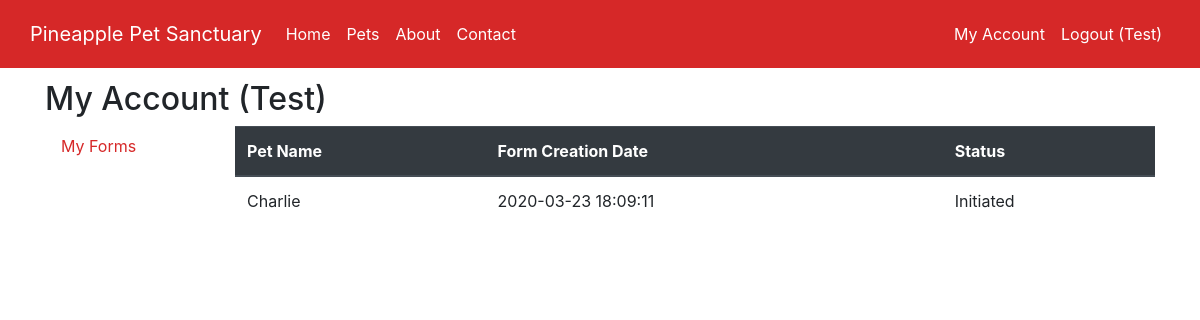
Page /dashboard.php (signed in) on the committed database.
### tables this page shows
CREATE TABLE IF NOT EXISTS form(
  form_id INT(64) PRIMARY KEY AUTO_INCREMENT,
  user_id INT(64) NOT NULL,
  pet_id INT(64) NOT NULL,
  form_status VARCHAR(64) DEFAULT "Initiated",
  form_created DATETIME NOT NULL,
  CONSTRAINT FK_form_user_id FOREIGN KEY (user_id) REFERENCES user(user_id),
  CONSTRAINT FK_form_pet_id FOREIGN KEY (pet_id) REFERENCES pet(pet_id),
  CONSTRAINT check_form_status CHECK(
    form_status IN ("Initiated", "Approved", "Rejected", "Finalised")
  )
);

CREATE TABLE IF NOT EXISTS pet(
  pet_id INT(64) PRIMARY KEY AUTO_INCREMENT,
  pet_type_id INT(64) NOT NULL,
  pet_breed_id INT(64) NOT NULL,
  pet_name VARCHAR(20) NOT NULL,
  pet_age INT(2) NOT NULL,
  pet_gender INT(1) NOT NULL,
  pet_image VARCHAR(100) NOT NULL,
  pet_description TEXT(1000),
  pet_active BOOLEAN DEFAULT true,
  CONSTRAINT FK_pet_pet_type_id FOREIGN KEY (pet_type_id) REFERENCES pet_type(pet_type_id),
  CONSTRAINT FK_pet_pet_breed_id FOREIGN KEY (pet_breed_id) REFERENCES pet_breed(pet_breed_id),
  CONSTRAINT check_pet_gender CHECK(pet_gender IN (0, 1))
);

### dashboard.php (the view, shortened to what this page needs)
<?php
require_once('includes/connect.php');
include('includes/header.php');
function getForms($pdo){
  $user_id = $_SESSION['user_id'];
  $sql = 'SELECT form.form_id, form.form_created, form.form_status, pet.pet_name
          FROM form
          INNER JOIN pet ON form.pet_id = pet.pet_id
          WHERE user_id = ?';
  $stmt = $pdo->prepare($sql);
  $stmt->execute([$user_id]);
  $forms = $stmt->fetchAll();
  if($forms){
    ?>
<table class="table">
  <thead class="thead-dark">
    <tr>
      <th>Pet Name</th>
      <th>Form Creation Date</th>
      <th>Status</th>
    </tr>
  </thead>
  <tbody>
    <?php
    foreach($forms as $form){
      echo "<tr>";
      echo "<td>". $form->pet_name ."</td>";
      echo "<td>". $form->form_created ."</td>";
      echo "<td>". $form->form_status ."</td>";
      echo "</tr>";
    }
    echo "</tbody>";
    echo "</table>";
  } else{
    echo '<h3>No adoption forms</h3>';
  }
}
?>
    <div class="container" id="main">
      <h2>My Account (<?php echo $_SESSION['first_name'] ?>)</h2>
      <div class="row">
        <ul class="col-md-2 nav flex-column nav-pills">
          <li class="nav-item">
            <a class="nav-link" href="dashboard.php?view=forms">My Forms</a>
          </li>
        </ul>
        <div class="col-md-10" id="content">
          <?php
        if (isset($_GET['view'])){
          switch ($_GET['view']){
            case 'forms':
              getForms($pdo);
              break;
            default:
              getForms($pdo);
          }
        }else{
          getForms($pdo);
        }
      ?>
        </div>
      </div>
      <?php
include('includes/footer.php');
?>

### css/main.css (style rules this page uses)
#main { margin-top: 1%; }
.nav-pills .nav-link, .nav-pills .show > .nav-link { color:#D62828; }
.nav-pills { padding-right: 0; padding-left: 15px; }

### rows in the picture
form: pet.pet_name "Charlie", form_created "2020-03-23 18:09:11", form_status "Initiated"

### other values in the picture
$_SESSION['first_name'] "Test"
